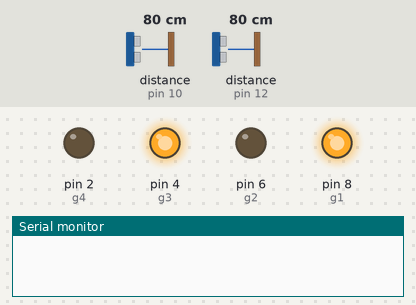
Recording of a sketch running on a simulated Arduino Uno, built with avr-gcc and run on an emulated ATmega328P. Shown: output pins drawn as LEDs (lit = HIGH), the last lines printed to the serial monitor. Wiring (inferred from the names in the program): 2 × ultrasonic range finder: trigger pin 11, echo pin 10 / trigger pin 13, echo pin 12. The inputs (shaded band) are chosen by the test bench; at power-on: distance to the obstacle (sensors on pin 12, pin 10) 80 cm. The echo pulse lasts 58.3 µs per cm; pins used as bus, display or sensor lines are not drawn.

Above: at 4.9 s.
5.0 s: distance to the obstacle (sensor on pin 12) set to 8 cm
At 8.27 s:
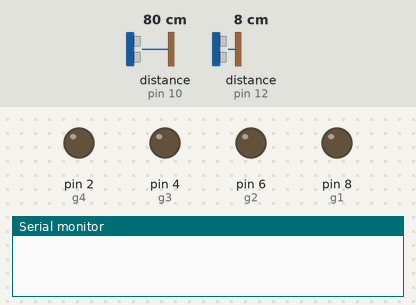
13.9 s: distance to the obstacle (sensor on pin 12) set to 5 cm
22.1 s: distance to the obstacle (sensor on pin 10) set to 8 cm
27.2 s: distance to the obstacle (sensor on pin 10) set to 5 cm
34.5 s: distance to the obstacle (sensor on pin 10) set to 250 cm
At 36.5 s:
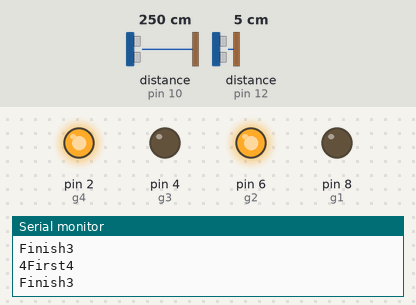
At 42.1 s:
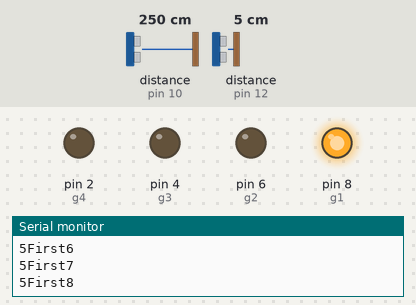
Timing chart, 0 to 43.6 s (numbered marks = the images above; inputs shaded):
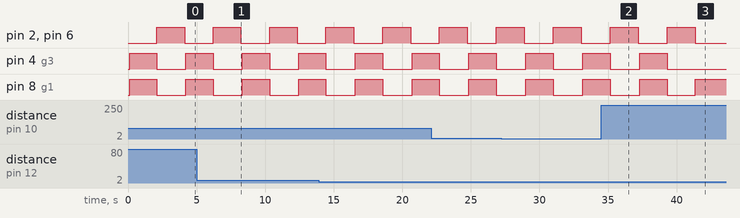

The sketch:

4_way_traffic_ultrasonic.ino
```cpp
#define trig1 13
#define echo1 12
#define trig2 11
#define echo2 10
#define r1 9
#define g1 8
#define r2 7
#define g2 6
#define r3 5
#define g3 4
#define r4 3
#define g4 2
int s=0;
int f=0;

void setup() {
  Serial.begin (9600);
  pinMode(trig1, OUTPUT);
  pinMode(echo1, INPUT);
   pinMode(trig2, OUTPUT);
  pinMode(echo2, INPUT);
  pinMode(r1, OUTPUT);
  pinMode(g1, OUTPUT);
  pinMode(r2, OUTPUT);
  pinMode(g2, OUTPUT);
  pinMode(r3, OUTPUT);
  pinMode(g3, OUTPUT);
  pinMode(r4, OUTPUT);
  pinMode(g4, OUTPUT);
}
void loop() {

  long dur1, dis1;
  long dur2, dis2;
  digitalWrite(trig1, LOW);
  delayMicroseconds(2);
  digitalWrite(trig1, HIGH);
  delayMicroseconds(10);
  digitalWrite(trig1, LOW);
  dur1 = pulseIn(echo1, HIGH);
  dis1 = (dur1 / 2) / 29.1;
  digitalWrite(trig2, LOW);
  delayMicroseconds(2);
  digitalWrite(trig2, HIGH);
  delayMicroseconds(10);
  digitalWrite(trig2, LOW);
  dur2 = pulseIn(echo2, HIGH);
  dis2 = (dur2 / 2) / 29.1;
  if (dis1 < 6 && dis1>= 2 && s>=0) {
      Serial.print(dis1);
    s=s+1;
    Serial.print("First");
    Serial.print(s);
    Serial.println();
    delay(30);
  }
   if (dis2 < 6 && s>=1) {
    Serial.print("Finish");
    s=s-1;
    Serial.print(s);
      Serial.println();
        delay(30);
  }
 if(s>=5){
digitalWrite(r1,LOW);
digitalWrite(r2,HIGH);
digitalWrite(r3,HIGH);
digitalWrite(r4,HIGH);
digitalWrite(g1,HIGH);
digitalWrite(g2,LOW);
digitalWrite(g3,LOW);
digitalWrite(g4,LOW);
delay(200);
  }
  else{
digitalWrite(r1,LOW);
digitalWrite(r2,LOW);
digitalWrite(r3,LOW);
digitalWrite(r4,LOW);
digitalWrite(g1,LOW);
digitalWrite(g2,LOW);
digitalWrite(g3,LOW);
digitalWrite(g4,LOW);
delay(100);
digitalWrite(r1,LOW);
digitalWrite(r2,HIGH);
digitalWrite(r3,LOW);
digitalWrite(r4,HIGH);
digitalWrite(g1,HIGH);
digitalWrite(g2,LOW);
digitalWrite(g3,HIGH);
digitalWrite(g4,LOW);
delay(2000);
digitalWrite(r1,HIGH);
digitalWrite(r2,LOW);
digitalWrite(r3,HIGH);
digitalWrite(r4,LOW);
digitalWrite(g1,LOW);
digitalWrite(g2,HIGH);
digitalWrite(g3,LOW);
digitalWrite(g4,HIGH);
delay(2000);


  }

/* if(s==0 && f==0){
delay(200);
  count=count+1;
  if(count<40){
    digitalWrite(red,HIGH);
    digitalWrite(green,LOW);
  }
  else{
    digitalWrite(green,HIGH);
     digitalWrite(red,LOW);
    if(count==80){
      count=0;
    }
  }

 }*/
}
```

Measured:
- after the input at 34.5 s, pin 4 (g3): goes on until 39.3 s, then stays LOW
- by itself, pin 2 (g4), pin 4 (g3), pin 6 (g2), pin 8 (g1): alternates HIGH for 2.0 s and LOW for 2.1 s
